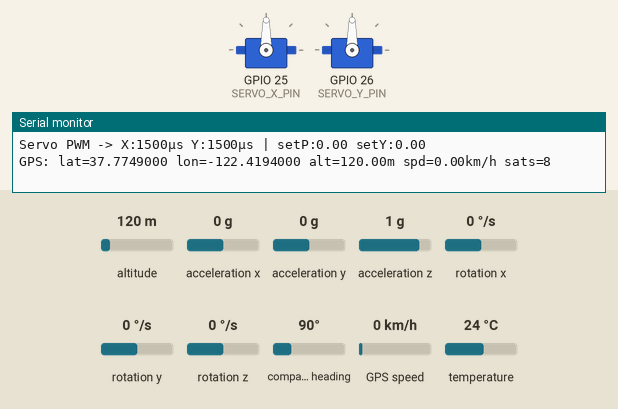
This sketch was run on a simulated ESP32. Shown: 2 × servo, the last lines printed to the serial monitor. The test bench sets the inputs (shaded band); at power-on: acceleration x 0 g, acceleration z 1 g, rotation z 0 °/s, altitude 120 m, acceleration y 0 g, rotation x 0 °/s, rotation y 0 °/s, compass heading 90°, GPS speed 0 km/h, temperature 24 °C. Storage starts empty; the GPS gets a fix after 3 s at 37.7749, -122.4194 with 8 satellites.

Above: at 4.2 s.
4.3 s: acceleration x set to 0.8 g
At 7.48 s:
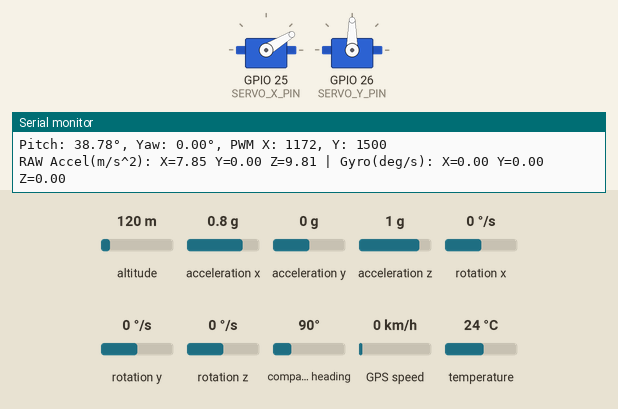
7.8 s: acceleration z set to -0.8 g
At 9.0 s:
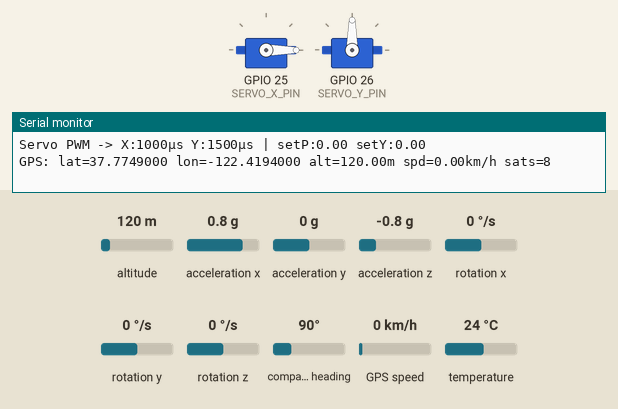
9.3 s: rotation z set to -192 °/s
At 9.45 s:
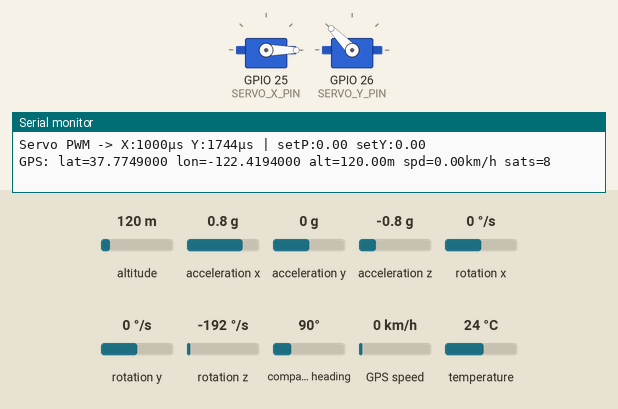
12.8 s: rotation z set to -100 °/s
16.3 s: acceleration x set to 0.1 g
20.3 s: acceleration x set to -0.2 g
At 21.0 s:
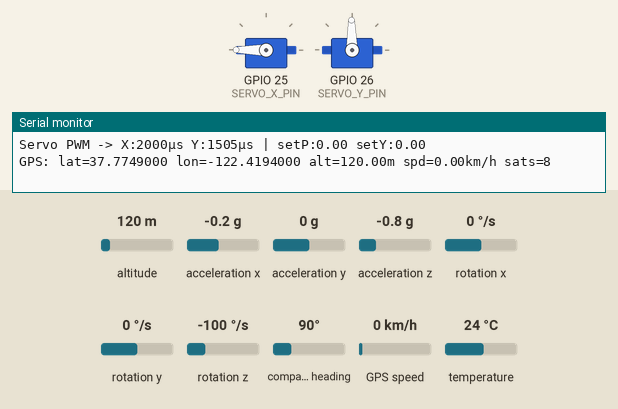
Timing chart, 0 to 22.8 s (numbered marks = the images above; inputs shaded):
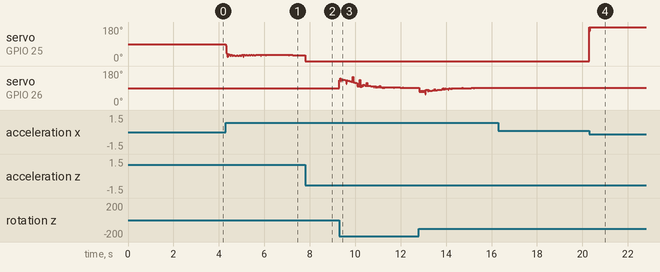

Measured:
- the behaviour switches between 0 and -0.1 g on acceleration x (found by bisection; images 3 and 4)
- after the input at 20.3 s, servo on GPIO 25 (SERVO_X_PIN): 0° → 180° at once

The sketch:

Proton2-1.ino
```cpp
// TRACER TVC Control Script mit Kalman-Filter, PID-Regelung, Auto-Inkrement SD-Logging @20Hz & GPS-Integration
// System: ESP32 + MPU6050 + optional NEO-6M + 2x Servos
// Profil: aggressiv, modular, anpassbar
//
// CSV-Header:
// millis,set_pitch,set_yaw,pitch,yaw,acc_x,acc_y,acc_z,gyro_x,gyro_y,gyro_z,pwm_x,pwm_y,gps_fix,lat,lon,alt_m,speed_kmh,sats
//
// Hinweise:
// * Auto-Inkrement: /flight_0000.csv, /flight_0001.csv, ... nächster freier Index wird gewählt.
// * Schreibfrequenz: 20 Hz (alle 50 ms) -> Logging getaktet, Regelschleife läuft so schnell wie möglich.
// * Flush-Intervall: 250 ms (5 Samples) -> Balance zwischen Datensicherheit & Performance.
// * GPS_TX_PIN ist -1, damit kein Pin-Konflikt mit SERVO_Y_PIN=26. Wir empfangen nur (RX) vom GPS.
//   Wenn Du unbedingt senden musst, ändere SERVO_Y_PIN oder wähle anderen TX-Pin und setze GPS_TX_PIN entsprechend.
//
// TODO-Optionen (sag Bescheid, wenn Du sie willst):
// - Logging in Ringbuffer + Hintergrund-Task (geringere Jitter im Regelkreis)
// - Binäres Logging (kleiner, schneller)
// - Flight-Phasen-Markierungen (Arming, Ignition, Boost, Coast, Recovery)
// - EEPROM/FRAM Failover

#include <Wire.h>
#include <ESP32Servo.h>
#include <Adafruit_MPU6050.h>
#include <Adafruit_Sensor.h>
#include <TinyGPSPlus.h>
#include <HardwareSerial.h>
#include <SPI.h>
#include <SD.h>

// ========================= SERVO-PARAMETER =========================
#define SERVO_X_PIN   25
#define SERVO_Y_PIN   26
#define SERVO_MIN_US  1000
#define SERVO_MAX_US  2000
#define SERVO_MID_US  1500
#define AGGRESSIVENESS 1.5f   // 1.0 = normal, >1.0 = aggressiv

// PID (aggressiv skaliert)
float kp = 5.0f * AGGRESSIVENESS;
float ki = 0.2f * AGGRESSIVENESS;
float kd = 0.8f * AGGRESSIVENESS;

// Kalman-Parameter
float q_angle   = 0.001f;
float q_bias    = 0.003f;
float r_measure = 0.03f;

// ========================= SD / SPI =========================
#define SD_CS_PIN   17
#define SD_MOSI_PIN 23
#define SD_CLK_PIN  18
#define SD_MISO_PIN 19
SPIClass spi = SPIClass(VSPI);
File logFile;
bool sd_ok = false;

// Auto-Inkrementiertes Logfile: /flight_XXXX.csv
// Max Index -> 9999 (änderbar)
#define LOGFILE_PREFIX "/flight_"
#define LOGFILE_EXT    ".csv"
#define LOGFILE_MAX_IDX 9999

// Logging-Takt
const uint32_t LOG_PERIOD_MS = 50;   // 20 Hz
const uint32_t LOG_FLUSH_INTERVAL_MS = 250; // ~5 Zeilen
uint32_t last_log_ms = 0;
uint32_t last_flush_ms = 0;

// ========================= GPS =========================
// UART2 (HardwareSerial(2))
#define GPS_RX_PIN 14   // vom GPS-TX kommend -> ESP32 RX
#define GPS_TX_PIN -1   // nicht genutzt, Pin-Konflikt mit Servo; ändere wenn nötig
#define GPS_BAUD   9600
HardwareSerial GPS_Serial(2);
TinyGPSPlus gps;

// ========================= OBJEKTE =========================
Adafruit_MPU6050 mpu;
Servo servoX, servoY;

// ========================= SOLLWERTE =========================
float setpoint_pitch = 0.0f;
float setpoint_yaw   = 0.0f;

// ========================= KALMAN-ZUSTAND =========================
struct Kalman {
  float angle;
  float bias;
  float rate;
  float P[2][2];
};
Kalman kal_pitch, kal_yaw;

// ========================= PID-ZUSTAND =========================
float last_error_pitch = 0, integral_pitch = 0;
float last_error_yaw   = 0, integral_yaw   = 0;
unsigned long last_time = 0;

// ========================= IMU-KALIBRIERUNG =========================
bool  imu_calibrated   = false;
float imu_offset_pitch = 0.0f;
float imu_offset_yaw   = 0.0f;  // Gyro-Z (Yaw-Rate) Offset

// -------------------------------------------------------------
// Kalman init
// -------------------------------------------------------------
void kalmanInit(Kalman &kal, float init_angle = 0.0f) {
  kal.angle = init_angle;
  kal.bias  = 0.0f;
  kal.rate  = 0.0f;
  kal.P[0][0] = 1.0f;
  kal.P[0][1] = 0.0f;
  kal.P[1][0] = 0.0f;
  kal.P[1][1] = 1.0f;
}

// -------------------------------------------------------------
// Kalman update
// -------------------------------------------------------------
float kalmanUpdate(Kalman &kal, float new_angle, float new_rate, float dt) {
  kal.rate = new_rate - kal.bias;
  kal.angle += dt * kal.rate;

  kal.P[0][0] += dt * (dt*kal.P[1][1] - kal.P[0][1] - kal.P[1][0] + q_angle);
  kal.P[0][1] -= dt * kal.P[1][1];
  kal.P[1][0] -= dt * kal.P[1][1];
  kal.P[1][1] += q_bias * dt;

  float S = kal.P[0][0] + r_measure;
  float K[2];
  K[0] = kal.P[0][0] / S;
  K[1] = kal.P[1][0] / S;

  float y = new_angle - kal.angle;
  kal.angle += K[0] * y;
  kal.bias  += K[1] * y;

  float P00_temp = kal.P[0][0];
  float P01_temp = kal.P[0][1];

  kal.P[0][0] -= K[0] * P00_temp;
  kal.P[0][1] -= K[0] * P01_temp;
  kal.P[1][0] -= K[1] * P00_temp;
  kal.P[1][1] -= K[1] * P01_temp;

  return kal.angle;
}

// -------------------------------------------------------------
// PID update
// -------------------------------------------------------------
float pidUpdate(float setpoint, float measured, float &last_error, float &integral, float dt) {
  float error = setpoint - measured;
  integral += error * dt;
  float derivative = (error - last_error) / dt;
  last_error = error;
  return kp * error + ki * integral + kd * derivative;
}

// -------------------------------------------------------------
// Nächstes freies Logfile finden -> Pfad in outPath schreiben
// -------------------------------------------------------------
void buildLogFilename(uint16_t idx, char *outPath, size_t len) {
  snprintf(outPath, len, LOGFILE_PREFIX "%04u" LOGFILE_EXT, idx);
}

bool openNextLogFile() {
  char path[32];
  for (uint16_t i = 0; i <= LOGFILE_MAX_IDX; ++i) {
    buildLogFilename(i, path, sizeof(path));
    if (!SD.exists(path)) {
      logFile = SD.open(path, FILE_WRITE);
      if (logFile) {
        Serial.print("[LOG] Neues Logfile: ");
        Serial.println(path);
        return true;
      } else {
        Serial.print("[ERROR] Kann Logfile nicht öffnen: ");
        Serial.println(path);
        return false;
      }
    }
  }
  Serial.println("[ERROR] Kein freier Log-Index mehr!");
  return false;
}

// -------------------------------------------------------------
// SD: Header schreiben
// -------------------------------------------------------------
void writeLogHeader() {
  if (!sd_ok) return;
  if (!logFile) return;
  logFile.println("millis,set_pitch,set_yaw,pitch,yaw,acc_x,acc_y,acc_z,gyro_x,gyro_y,gyro_z,pwm_x,pwm_y,gps_fix,lat,lon,alt_m,speed_kmh,sats");
  logFile.flush();  // Header sofort sichern
}

// -------------------------------------------------------------
// SD: Datenzeile schreiben
// -------------------------------------------------------------
void logDataCSV(uint32_t ms,
                float setP, float setY,
                float pitch, float yaw,
                float accX, float accY, float accZ,
                float gyroX, float gyroY, float gyroZ,
                int pwmX, int pwmY,
                bool gps_fix,
                double lat, double lon,
                double alt_m, double speed_kmh,
                uint32_t sats) {
  if (!sd_ok) return;
  if (!logFile) return;

  logFile.printf("%lu,%.3f,%.3f,%.3f,%.3f,%.4f,%.4f,%.4f,%.4f,%.4f,%.4f,%d,%d,%u,%.7f,%.7f,%.2f,%.2f,%u\n",
                 (unsigned long)ms,
                 setP, setY,
                 pitch, yaw,
                 accX, accY, accZ,
                 gyroX, gyroY, gyroZ,
                 pwmX, pwmY,
                 (unsigned)gps_fix,
                 lat, lon,
                 alt_m, speed_kmh,
                 (unsigned)sats);

  // periodisch flushen
  uint32_t now = millis();
  if (now - last_flush_ms >= LOG_FLUSH_INTERVAL_MS) {
    logFile.flush();
    last_flush_ms = now;
  }
}

// -------------------------------------------------------------
// GPS Poll (nicht blockierend) -> globaler Parser-State wird aktualisiert
// -------------------------------------------------------------
void pollGPS() {
  while (GPS_Serial.available() > 0) {
    gps.encode(GPS_Serial.read());
  }
}

// -------------------------------------------------------------
// SETUP
// -------------------------------------------------------------
void setup() {
  Serial.begin(115200);
  Wire.begin();

  // --- IMU ---
  if (!mpu.begin()) {
    Serial.println("[ERROR] MPU6050 nicht gefunden!");
  } else {
    mpu.setAccelerometerRange(MPU6050_RANGE_8_G);
    mpu.setGyroRange(MPU6050_RANGE_500_DEG);
    mpu.setFilterBandwidth(MPU6050_BAND_21_HZ);
    Serial.println("[INFO] MPU6050 initialisiert.");
  }

  // --- Servos ---
  servoX.setPeriodHertz(50);
  servoY.setPeriodHertz(50);
  servoX.attach(SERVO_X_PIN, SERVO_MIN_US, SERVO_MAX_US);
  servoY.attach(SERVO_Y_PIN, SERVO_MIN_US, SERVO_MAX_US);
  servoX.writeMicroseconds(SERVO_MID_US);
  servoY.writeMicroseconds(SERVO_MID_US);

  // --- SD ---
  spi.begin(SD_CLK_PIN, SD_MISO_PIN, SD_MOSI_PIN, SD_CS_PIN);
  if (!SD.begin(SD_CS_PIN, spi)) {
    Serial.println("[ERROR] SD-Karte konnte nicht initialisiert werden.");
    sd_ok = false;
  } else {
    Serial.println("[INFO] SD-Karte erfolgreich initialisiert.");
    if (openNextLogFile()) {
      sd_ok = true;
      writeLogHeader();
    } else {
      sd_ok = false;
    }
  }

  // --- GPS ---
  GPS_Serial.begin(GPS_BAUD, SERIAL_8N1, GPS_RX_PIN, GPS_TX_PIN);
  Serial.println("[INFO] GPS-Daten werden geparst...");

  // --- IMU-Kalibrierung ---
  Serial.println("[INFO] Starte IMU-Kalibrierung. Rakete senkrecht und ruhig halten...");
  delay(3000);
  sensors_event_t a, g, temp;
  mpu.getEvent(&a, &g, &temp);

  imu_offset_pitch = atan2(a.acceleration.x, a.acceleration.z) * RAD_TO_DEG;
  imu_offset_yaw   = g.gyro.z * RAD_TO_DEG; // Yaw-Rate-Offset

  imu_calibrated = true;
  Serial.println("[INFO] Kalibrierung abgeschlossen.");
  Serial.printf("[CAL] pitch_offset=%.3f deg, yaw_rate_offset=%.3f deg/s\n", imu_offset_pitch, imu_offset_yaw);

  // Kalman initialisieren auf kalibrierte Startlage
  kalmanInit(kal_pitch, 0.0f);
  kalmanInit(kal_yaw,   0.0f);

  last_time = millis();
  last_log_ms = last_time;
  last_flush_ms = last_time;
}

// -------------------------------------------------------------
// LOOP
// -------------------------------------------------------------
void loop() {
  // GPS non-blocking einlesen
  pollGPS();

  // IMU-Daten holen
  sensors_event_t a, g, temp;
  mpu.getEvent(&a, &g, &temp);

  unsigned long now = millis();
  float dt = (now - last_time) / 1000.0f;
  last_time = now;

  // Rohdaten in nutzbare Einheiten
  float accX = a.acceleration.x;
  float accY = a.acceleration.y;
  float accZ = a.acceleration.z;

  float gyroX = g.gyro.x * RAD_TO_DEG;
  float gyroY = g.gyro.y * RAD_TO_DEG;
  float gyroZ = g.gyro.z * RAD_TO_DEG;

  // Offsets anwenden
  float acc_pitch = atan2(accX, accZ) * RAD_TO_DEG - imu_offset_pitch;
  float yaw_rate  = gyroZ - imu_offset_yaw;

  // Kalman: Pitch mit Acc + GyroY; Yaw nur Gyro (kein Acc-Winkel)
  float pitch = kalmanUpdate(kal_pitch, acc_pitch, gyroY, dt);
  float yaw   = kalmanUpdate(kal_yaw,   0.0f,      yaw_rate, dt);

  // PID -> Servos
  float out_pitch = pidUpdate(setpoint_pitch, pitch, last_error_pitch, integral_pitch, dt);
  float out_yaw   = pidUpdate(setpoint_yaw,   yaw,   last_error_yaw,   integral_yaw,   dt);

  int pwm_pitch = constrain((int)(SERVO_MID_US + out_pitch), SERVO_MIN_US, SERVO_MAX_US);
  int pwm_yaw   = constrain((int)(SERVO_MID_US + out_yaw),   SERVO_MIN_US, SERVO_MAX_US);

  servoX.writeMicroseconds(pwm_pitch);
  servoY.writeMicroseconds(pwm_yaw);

  // === GPS DATEN AUSLESEN ===
  bool gps_fix = gps.location.isValid();
  double lat   = gps_fix ? gps.location.lat() : NAN;
  double lon   = gps_fix ? gps.location.lng() : NAN;
  double alt_m = gps.altitude.isValid() ? gps.altitude.meters() : NAN;
  double speed_kmh = gps.speed.isValid() ? gps.speed.kmph() : NAN;
  uint32_t sats = gps.satellites.isValid() ? gps.satellites.value() : 0;

  // --- SERIAL DEBUG (20 Hz getaktet) ---
  static uint32_t last_serial_ms = 0;
  if (now - last_serial_ms >= LOG_PERIOD_MS) {
    last_serial_ms = now;
    Serial.printf("Pitch: %.2f°, Yaw: %.2f°, PWM X: %d, Y: %d\n", pitch, yaw, pwm_pitch, pwm_yaw);
    Serial.printf("RAW Accel(m/s^2): X=%.2f Y=%.2f Z=%.2f | Gyro(deg/s): X=%.2f Y=%.2f Z=%.2f\n",
                  accX, accY, accZ, gyroX, gyroY, gyroZ);
    Serial.printf("Servo PWM -> X:%dµs Y:%dµs | setP:%.2f setY:%.2f\n",
                  pwm_pitch, pwm_yaw, setpoint_pitch, setpoint_yaw);
    if (gps_fix) {
      Serial.printf("GPS: lat=%.7f lon=%.7f alt=%.2fm spd=%.2fkm/h sats=%u\n", lat, lon, alt_m, speed_kmh, sats);
    } else {
      Serial.println("GPS: kein Fix");
    }
  }

  // --- SD LOGGING @20Hz ---
  if (now - last_log_ms >= LOG_PERIOD_MS) {
    last_log_ms += LOG_PERIOD_MS; // stabiler Intervall, nicht now
    logDataCSV(now,
               setpoint_pitch, setpoint_yaw,
               pitch, yaw,
               accX, accY, accZ,
               gyroX, gyroY, gyroZ,
               pwm_pitch, pwm_yaw,
               gps_fix,
               lat, lon,
               alt_m, speed_kmh,
               sats);
  }
}
```
